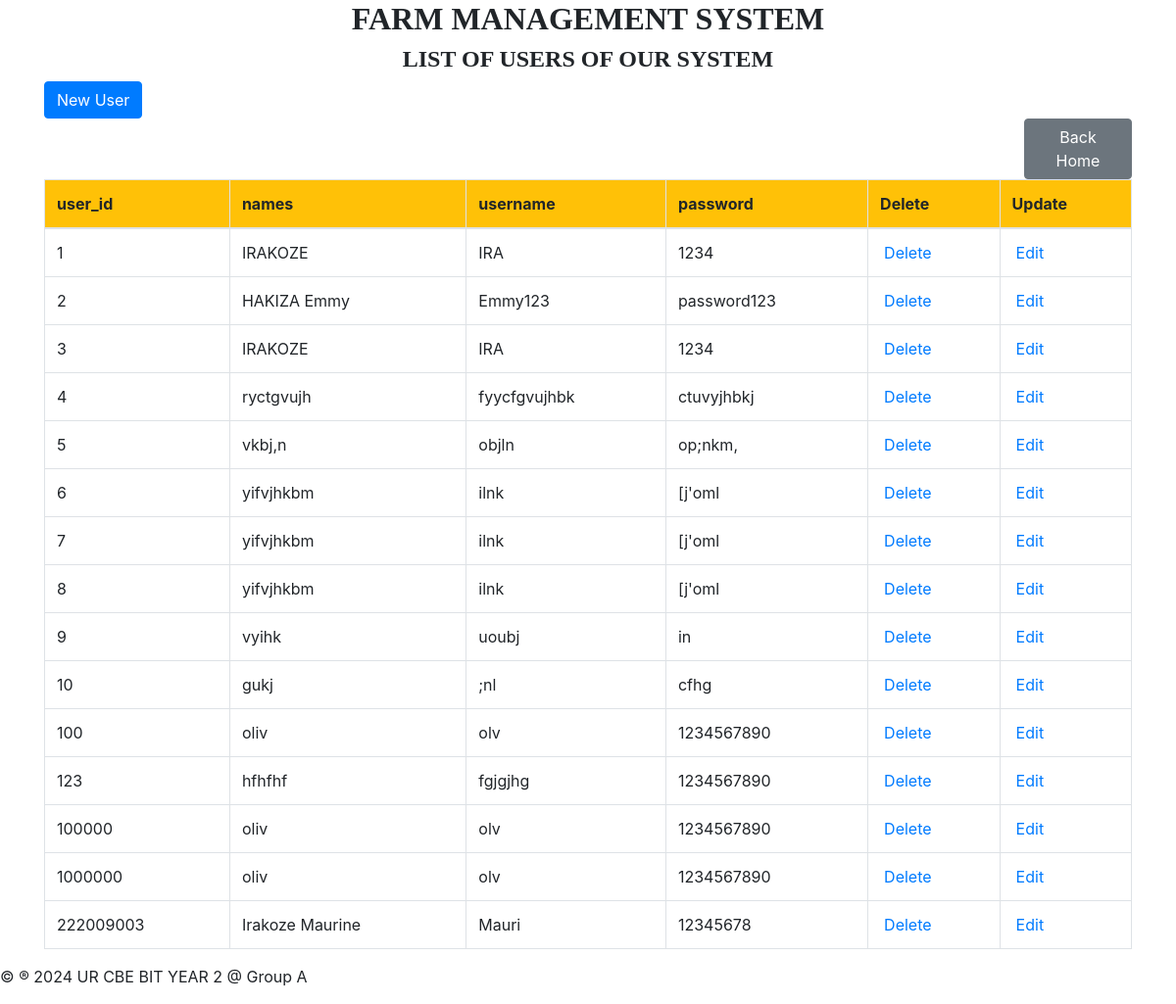
/user_table.php, run on the app's committed database.
### tables this page shows
CREATE TABLE `user` (
  `user_id` int(10) NOT NULL,
  `names` varchar(40) NOT NULL,
  `username` varchar(40) NOT NULL,
  `password` varchar(40) NOT NULL
);

### user_table.php (the view, shortened to what this page needs)
<!DOCTYPE html>
<html>
<head>
    <link href="https://stackpath.bootstrapcdn.com/bootstrap/4.5.2/css/bootstrap.min.css" rel="stylesheet">
</head>
<body>
<div class="container">
    <h2 style="text-align: center; font-family: century; font-weight: bold;">FARM MANAGEMENT SYSTEM</h2>
    <h4 style="text-align: center; font-family: century; font-weight: bold;">LIST OF USERS OF OUR SYSTEM</h4>
    <a href="user_form.html" class="btn btn-primary" style="margin-top: 0px;">New User</a>
    <a href="home.html" class="btn btn-secondary" style="margin-left: 1000px;">Back Home</a>
    <table class="table table-bordered">
        <thead class="bg-warning">
        <tr>
            <th>user_id</th>
            <th>names</th>
            <th>username</th>
            <th>password</th>
            <th>Delete</th>
            <th>Update</th>
        </tr>
        </thead>
        <tbody>
        <?php
        $host = "localhost";
        $username = "root";
        $password = "";
        $dbname = "farm-management-system";
        $connection = new mysqli($host, $username, $password, $dbname);
        $sql = "SELECT * FROM user";
        $result = $connection->query($sql);
        if ($result->num_rows > 0) {
            while ($row = $result->fetch_assoc()) {
                echo "<tr>
                    <td>" . $row['user_id'] . "</td>
                    <td>" . $row['names'] . "</td>
                    <td>" . $row['username'] . "</td>
                    <td>" . $row['password'] . "</td>
                    <td><a style='padding:4px' href='deleteuser.php?user_id={$row['user_id']}'>Delete</a></td>
                    <td><a style='padding:4px' href='user_edit.php?user_id={$row['user_id']}'>Edit</a></td>
                </tr>";
            }
        } else {
            echo "<tr><td colspan='6'>No data found</td></tr>";
        }
        ?>
        </tbody>
    </table>
</div>
<footer>
    <p>&copy; &reg; 2024 UR CBE BIT YEAR 2 @ Group A</p>
</footer>
</body>
</html>

### data on the page
user: user_id "1", names "IRAKOZE", username "IRA", password "1234"
user: user_id "2", names "HAKIZA Emmy", username "Emmy123", password "password123"
user: user_id "3", names "IRAKOZE", username "IRA", password "1234"
user: user_id "4", names "ryctgvujh", username "fyycfgvujhbk", password "ctuvyjhbkj"
user: user_id "5", names "vkbj,n", username "objln", password "op;nkm,"
user: user_id "6", names "yifvjhkbm", username "ilnk", password "[j'oml"
user: user_id "7", names "yifvjhkbm", username "ilnk", password "[j'oml"
user: user_id "8", names "yifvjhkbm", username "ilnk", password "[j'oml"
user: user_id "9", names "vyihk", username "uoubj", password "in"
user: user_id "10", names "gukj", username ";nl", password "cfhg"
user: user_id "100", names "oliv", username "olv", password "1234567890"
user: user_id "123", names "hfhfhf", username "fgjgjhg", password "1234567890"
user: user_id "100000", names "oliv", username "olv", password "1234567890"
user: user_id "1000000", names "oliv", username "olv", password "1234567890"
user: user_id "222009003", names "Irakoze Maurine", username "Mauri", password "12345678"
